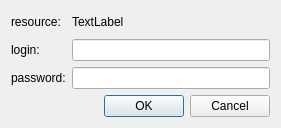
<?xml version="1.0" encoding="UTF-8"?>
<ui version="4.0">
 <class>ConnectionDlg</class>
 <widget class="QDialog" name="ConnectionDlg">
  <property name="geometry">
   <rect>
    <x>0</x>
    <y>0</y>
    <width>281</width>
    <height>128</height>
   </rect>
  </property>
  <property name="maximumSize">
   <size>
    <width>16777215</width>
    <height>128</height>
   </size>
  </property>
  <property name="windowTitle">
   <string>Connection</string>
  </property>
  <property name="modal">
   <bool>true</bool>
  </property>
  <layout class="QVBoxLayout" name="verticalLayout">
   <item>
    <layout class="QGridLayout" name="gridLayout">
     <item row="0" column="0">
      <widget class="QLabel" name="label">
       <property name="text">
        <string>resource:</string>
       </property>
      </widget>
     </item>
     <item row="1" column="0">
      <widget class="QLabel" name="label_2">
       <property name="text">
        <string>login:</string>
       </property>
      </widget>
     </item>
     <item row="1" column="1">
      <widget class="QLineEdit" name="lineEdit_login"/>
     </item>
     <item row="2" column="0">
      <widget class="QLabel" name="label_3">
       <property name="text">
        <string>password:</string>
       </property>
      </widget>
     </item>
     <item row="2" column="1">
      <widget class="QLineEdit" name="lineEdit_password">
       <property name="echoMode">
        <enum>QLineEdit::Password</enum>
       </property>
      </widget>
     </item>
     <item row="0" column="1">
      <widget class="QLabel" name="resource_label">
       <property name="text">
        <string>TextLabel</string>
       </property>
      </widget>
     </item>
    </layout>
   </item>
   <item>
    <layout class="QHBoxLayout" name="horizontalLayout">
     <item>
      <spacer name="horizontalSpacer">
       <property name="orientation">
        <enum>Qt::Horizontal</enum>
       </property>
       <property name="sizeHint" stdset="0">
        <size>
         <width>40</width>
         <height>20</height>
        </size>
       </property>
      </spacer>
     </item>
     <item>
      <widget class="QDialogButtonBox" name="buttonBox">
       <property name="standardButtons">
        <set>QDialogButtonBox::Cancel|QDialogButtonBox::Ok</set>
       </property>
      </widget>
     </item>
    </layout>
   </item>
  </layout>
 </widget>
 <resources/>
 <connections>
  <connection>
   <sender>buttonBox</sender>
   <signal>rejected()</signal>
   <receiver>ConnectionDlg</receiver>
   <slot>reject()</slot>
   <hints>
    <hint type="sourcelabel">
     <x>154</x>
     <y>105</y>
    </hint>
    <hint type="destinationlabel">
     <x>162</x>
     <y>179</y>
    </hint>
   </hints>
  </connection>
  <connection>
   <sender>buttonBox</sender>
   <signal>accepted()</signal>
   <receiver>ConnectionDlg</receiver>
   <slot>accept()</slot>
   <hints>
    <hint type="sourcelabel">
     <x>190</x>
     <y>104</y>
    </hint>
    <hint type="destinationlabel">
     <x>140</x>
     <y>63</y>
    </hint>
   </hints>
  </connection>
 </connections>
</ui>
